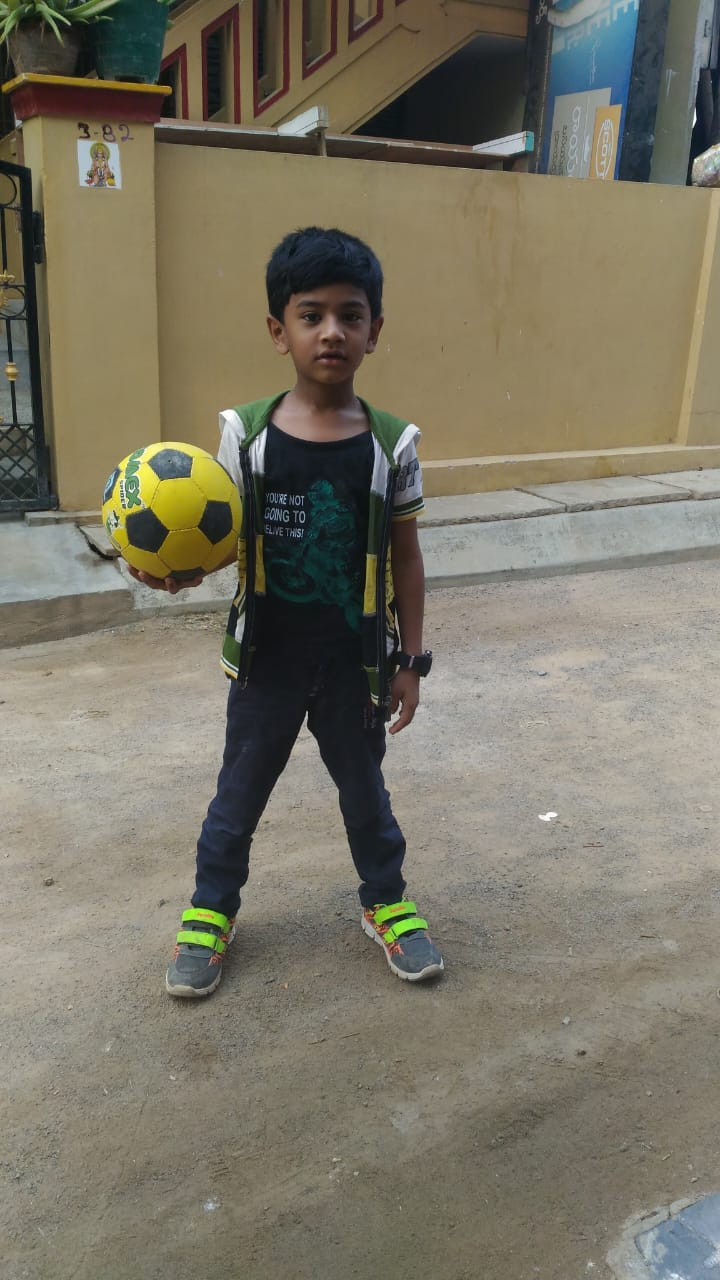
#> input picture 01_images_processing/images/01_tekkali.jpeg, 720 x 1280 px, given in place of master.mp4, which was not available
$ python create_sketch_video.py
#> lines starting #> are read from the running program, lines starting #| are printed output that depends on the picture; pictures that were not available may be replaced by others from this repository, and a replacement may not be noted
#> in process_video, frame is the input picture: shape (1280, 720, 3); mean B, G, R 102.1, 117.9, 122.7
import cv2
import numpy as np

def convert_to_sketch(frame):
    # Step 1: Convert to grayscale
    gray_img = cv2.cvtColor(frame, cv2.COLOR_BGR2GRAY)
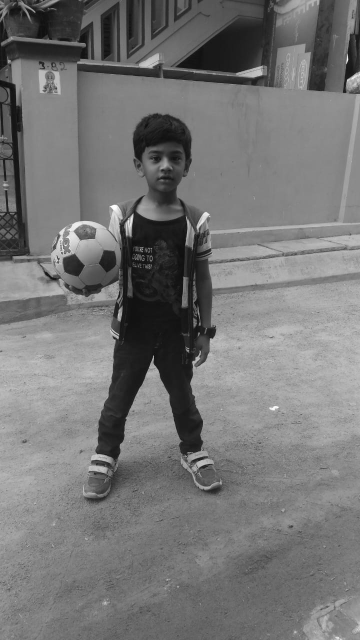
#> gray_img: shape (1280, 720) (shown at 1/2 size); min 2, max 255, mean 117.5

    # Step 2: Invert the grayscale image
    inverted_img = cv2.bitwise_not(gray_img)
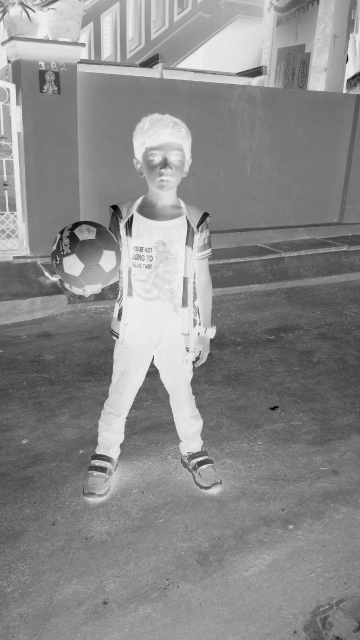
#> inverted_img: shape (1280, 720) (shown at 1/2 size); min 0, max 253, mean 137.5

    # Step 3: Apply Gaussian Blur to the inverted image
    # A larger kernel size (e.g., 21x21) yields a softer, more detailed sketch
    blurred_img = cv2.GaussianBlur(inverted_img, (21, 21), sigmaX=0, sigmaY=0)
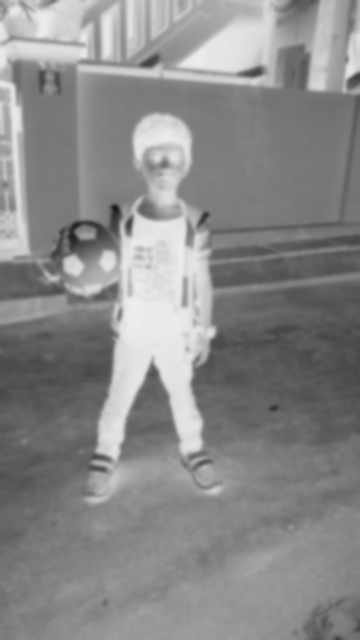
#> blurred_img: shape (1280, 720) (shown at 1/2 size); min 22, max 237, mean 137.5

    # Step 4: Blend the gray image with the blurred image using Color Dodge
    sketch = cv2.divide(gray_img, 255 - blurred_img, scale=256.0)
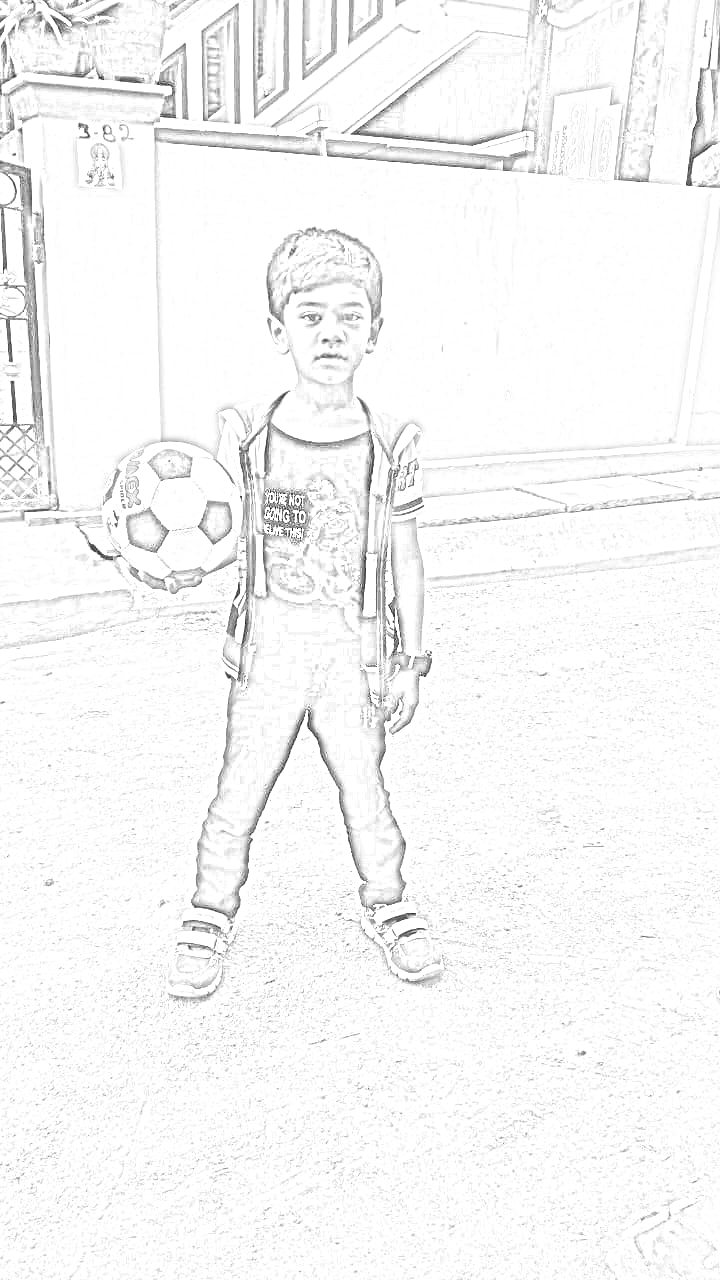
#> sketch: shape (1280, 720); min 10, max 255, mean 246.5

    # Convert back to BGR format so it can be written to the output video
    return cv2.cvtColor(sketch, cv2.COLOR_GRAY2BGR)

def process_video(input_path, output_path):
    # Open the original video
    cap = cv2.VideoCapture(input_path)

    if not cap.isOpened():
        print("Error: Could not open input video.")
        return

    # Get video properties
    fps = cap.get(cv2.CAP_PROP_FPS)
    width = int(cap.get(cv2.CAP_PROP_FRAME_WIDTH))
    height = int(cap.get(cv2.CAP_PROP_FRAME_HEIGHT))

    # Define the codec and create VideoWriter object
    # 'mp4v' works well for .mp4 files across most systems
    fourcc = cv2.VideoWriter_fourcc(*'mp4v')
    out = cv2.VideoWriter(output_path, fourcc, fps, (width, height))

    print("Processing video frames... Please wait.")

    while True:
        ret, frame = cap.read()
        if not ret:
            break  # End of video

        # Apply the sketch effect to the current frame
        sketch_frame = convert_to_sketch(frame)

        # Write the processed frame to the output file
        out.write(sketch_frame)

    # Release everything when the job is finished
    cap.release()
    out.release()
    print(f"Success! Sketch video saved to: {output_path}")

# Run the processing
input_video = "05_reels/master.mp4"   # Path to your input video
output_video = "05_reels/outputs/master_sketch_video.mp4"    # Path where you want to save the sketch video

process_video(input_video, output_video)

$ run again, on 01_images_processing/images/05_Tekkali.jpeg
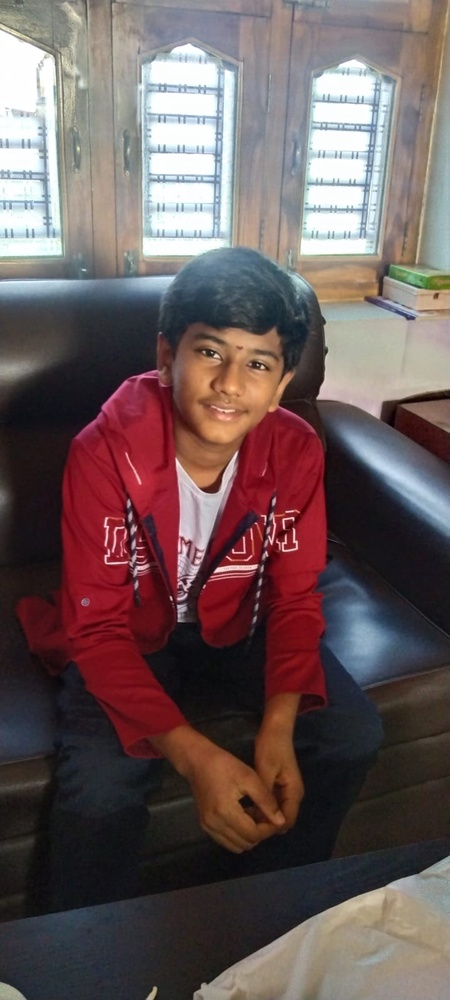
#> input picture 01_images_processing/images/05_Tekkali.jpeg, 450 x 1000 px, shrunk from 720 x 1600 before the run, given in place of master.mp4, which was not available
#> in process_video, frame is the input picture: shape (1000, 450, 3); mean B, G, R 89.9, 89.5, 106.8
#> in convert_to_sketch, `blurred_img = cv2.GaussianBlur(inverted_img, (21, 21), sigmaX=0, sigma..`:
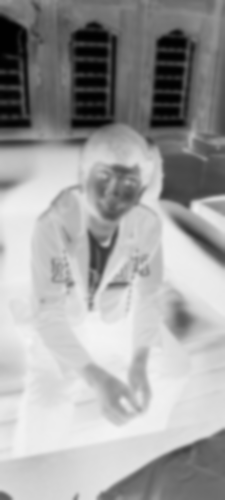
#> blurred_img: shape (1000, 450) (shown at 1/2 size); min 1, max 244, mean 160.3
#> in convert_to_sketch, `sketch = cv2.divide(gray_img, 255 - blurred_img, scale=256.0)`:
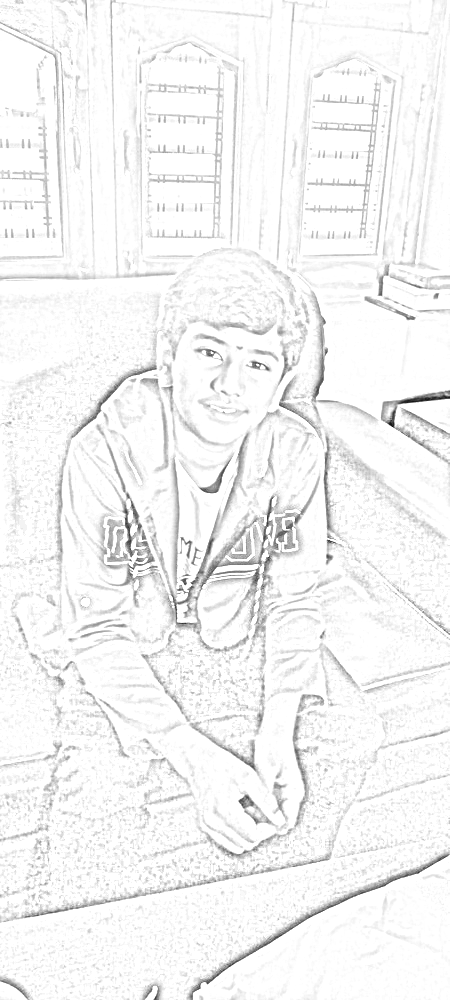
#> sketch: shape (1000, 450); min 17, max 255, mean 244.4

$ run again, on 01_images_processing/images/02_houston1.jpeg
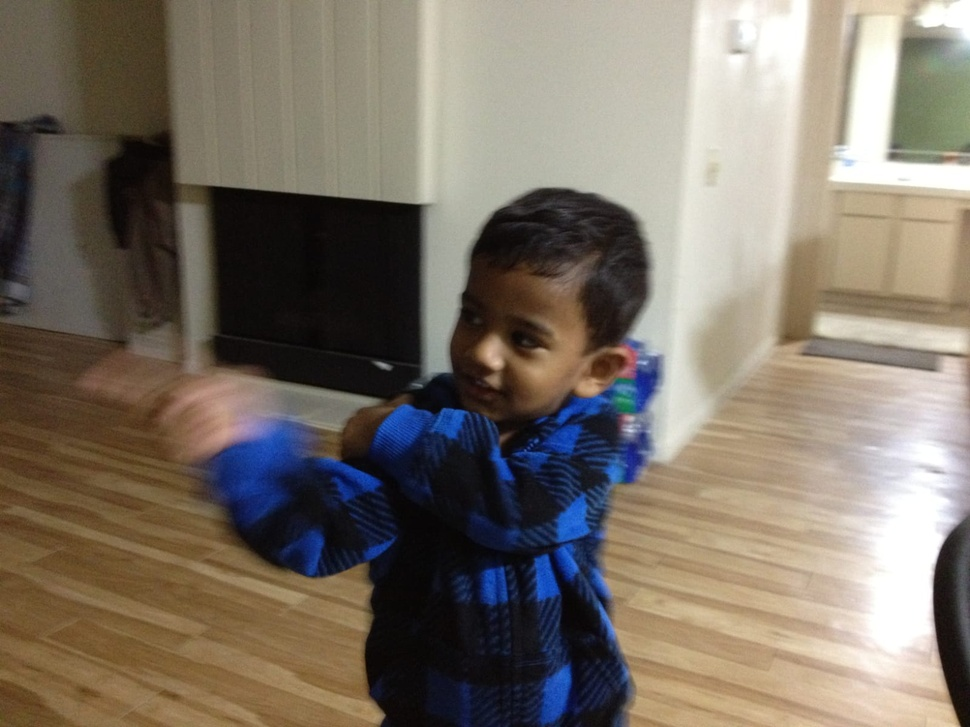
#> input picture 01_images_processing/images/02_houston1.jpeg, 970 x 727 px, shrunk from 1600 x 1200 before the run, given in place of master.mp4, which was not available
#> in process_video, frame is the input picture: shape (727, 970, 3); mean B, G, R 103.2, 114.9, 124.4
#> in convert_to_sketch, `inverted_img = cv2.bitwise_not(gray_img)`:
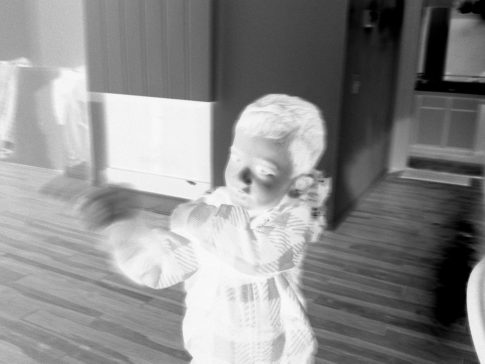
#> inverted_img: shape (727, 970) (shown at 1/2 size); min 0, max 252, mean 138.6
#> in convert_to_sketch, `sketch = cv2.divide(gray_img, 255 - blurred_img, scale=256.0)`:
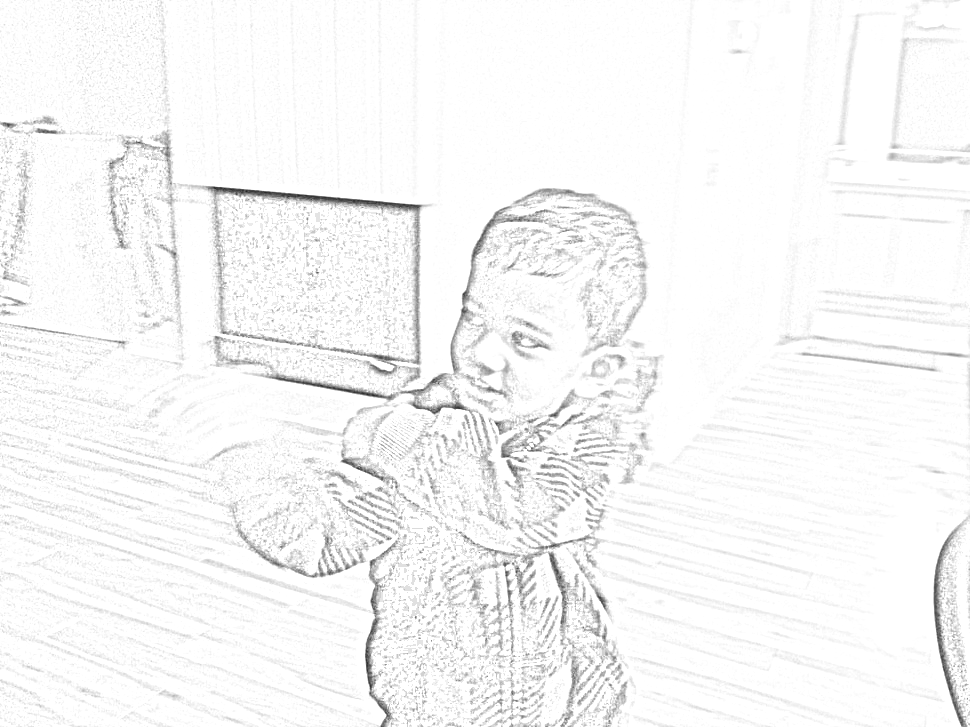
#> sketch: shape (727, 970); min 36, max 255, mean 246.8
